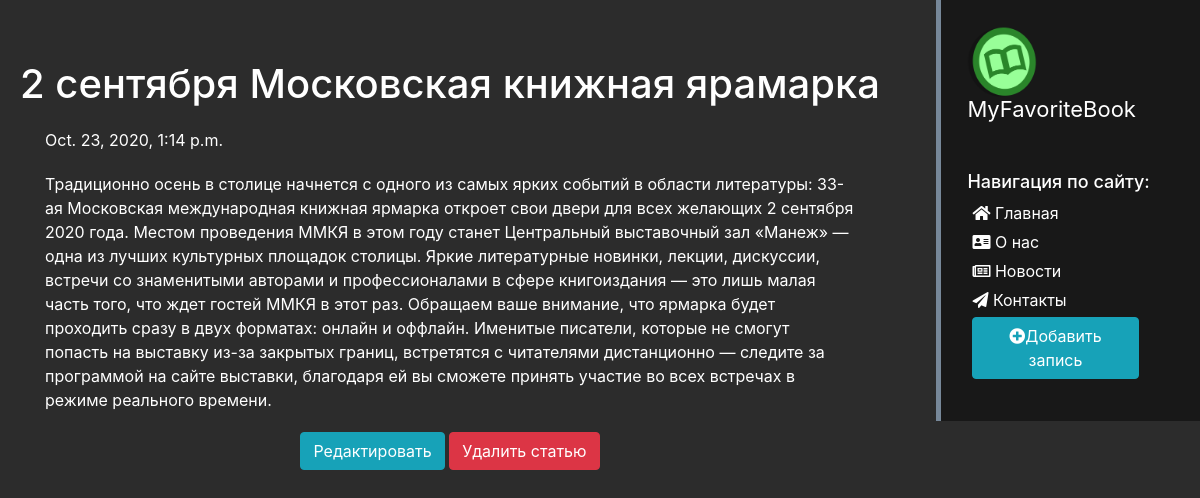
Screenshot of /news/3 with the database file from the repository.
### article/models.py (models this page shows, shortened)
class articles(models.Model):
    STATUS_CHOICES = (
        ('draft', 'Draft'),
        ('published', 'Published'),
    )
    title = models.CharField('Заголовок', max_length=150)
    anons = models.CharField('Анонс', max_length=250)
    body = models.TextField('Статья')
    date = models.DateTimeField("Дата публикации", default=timezone.now)
    status = models.CharField(max_length=10, choices=STATUS_CHOICES, default='draft')
    class Meta:
        ordering = ('-date',)

### article/views.py (the view)
# urls.py: path('<int:pk>', views.NewDetailView.as_view(), name='news-detail'),
class NewDetailView(DetailView):
    model = articles
    template_name = 'article/detail_view.html'
    context_object_name = 'article'

### main/templates/article/detail_view.html (shortened to what this page needs)
{% extends "news/base.html" %}
{% block content %}
    <div class="features">
        <h1> {{ article.title }} </h1>
        <p> {{ article.date }} </p>
        <p> {{ article.body }} </p>
        <a href="{% url 'update-detail' article.id %}" class="btn btn-info" type="submit">Редактировать</a>
        <a href="{% url 'delete-detail' article.id %}" class="btn btn-danger" type="submit">Удалить статью</a>
    </div>
{% endblock %}

### main/static/news/css/main.css (style rules this page uses)
body { background: #2c2c2c; }

### main/static/news/css/index.css (style rules this page uses)
main .features { float: left; color: #fff; margin-top: 60px; text-align: center; width: 75%; }
main .features h1 { font-size: 40px; }
main .features p { max-width: 90%; margin: 20px auto; text-align: left; }

### main/static/news/css/article.css (style rules this page uses)
h1 { text-align: center; }

### rows the page displays
articles: title "2 сентября Московская книжная ярамарка", date "Oct. 23, 2020, 1:14 p.m.", body "Традиционно осень в столице начнется с одного из самых ярких событий в области литературы: 33-ая Московская международная книжная ярмарка откроет свои двери для всех желающих 2 сентября 2020 года. Местом проведения ММКЯ в этом году станет Центральный выставочный зал «Манеж» — одна из лучших культурных площадок столицы. Яркие литературные новинки, лекции, дискуссии, встречи со знаменитыми авторами и профессионалами в сфере книгоиздания — это лишь малая часть того, что ждет гостей ММКЯ в этот раз. Обращаем ваше внимание, что ярмарка будет проходить сразу в двух форматах: онлайн и оффлайн. Именитые писатели, которые не смогут попасть на выставку из-за закрытых границ, встретятся с читателями…"
